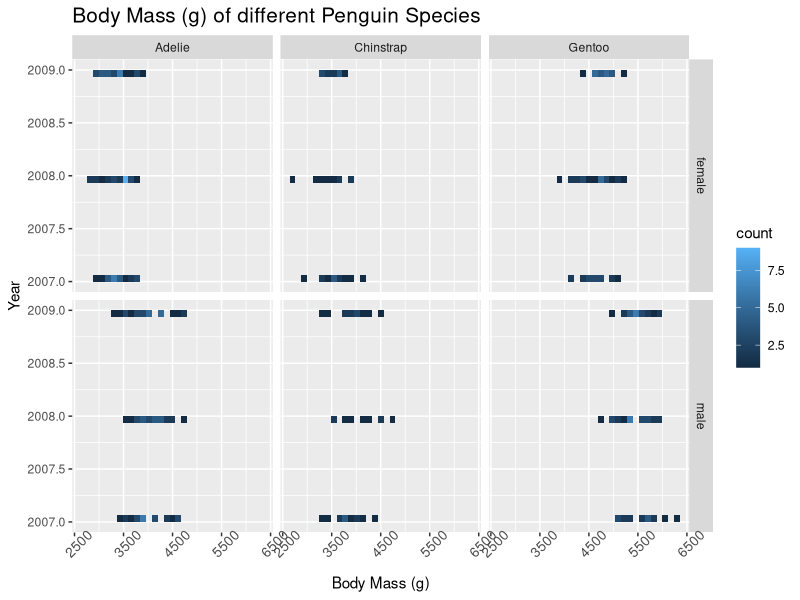

Generate this figure with R:
## ---- chunk 1
knitr::opts_chunk$set(echo = TRUE,
                      message= TRUE,
                       warning =FALSE,
                       fig.path= "../output/")
## ---- chunk 2
library(tidyverse)
library(palmerpenguins) #data library
library(here)
library(ggthemes) #used for plotting
library(kableExtra) #used to create table
## ---- chunk 3
glimpse(penguins)
## ---- chunk 4
penguins%>%
  drop_na(sex) %>%   #removing any NA in data
ggplot(aes(x= body_mass_g,
           y= year))+ 
  facet_grid(sex ~ species)+ #created a plot for each sex of the differnt species
    geom_bin_2d()+
  labs(x= "Body Mass (g)",
       y= "Year",
       title = "Body Mass (g) of different Penguin Species")+
  theme(axis.text.x = element_text(size = 10, angle = 45), #changed the size of the x and y points and the angle
        plot.title= element_text(size = 15)) #changed title size
  
## ---- chunk 5
  penguins %>%
  group_by(species) %>% #combined the columns to only show the different species
  summarise(mass_mean= mean(body_mass_g, na.rm= TRUE))%>% #gained average body mass of species
  kbl(col.names= c("Species", "Mean Body Mass (g)")) %>% #renamed top column
  kable_classic() %>%
  row_spec(2, bold= T, color= "yellow", background= "green") %>% #changed background color for row
  kable_styling()
  
